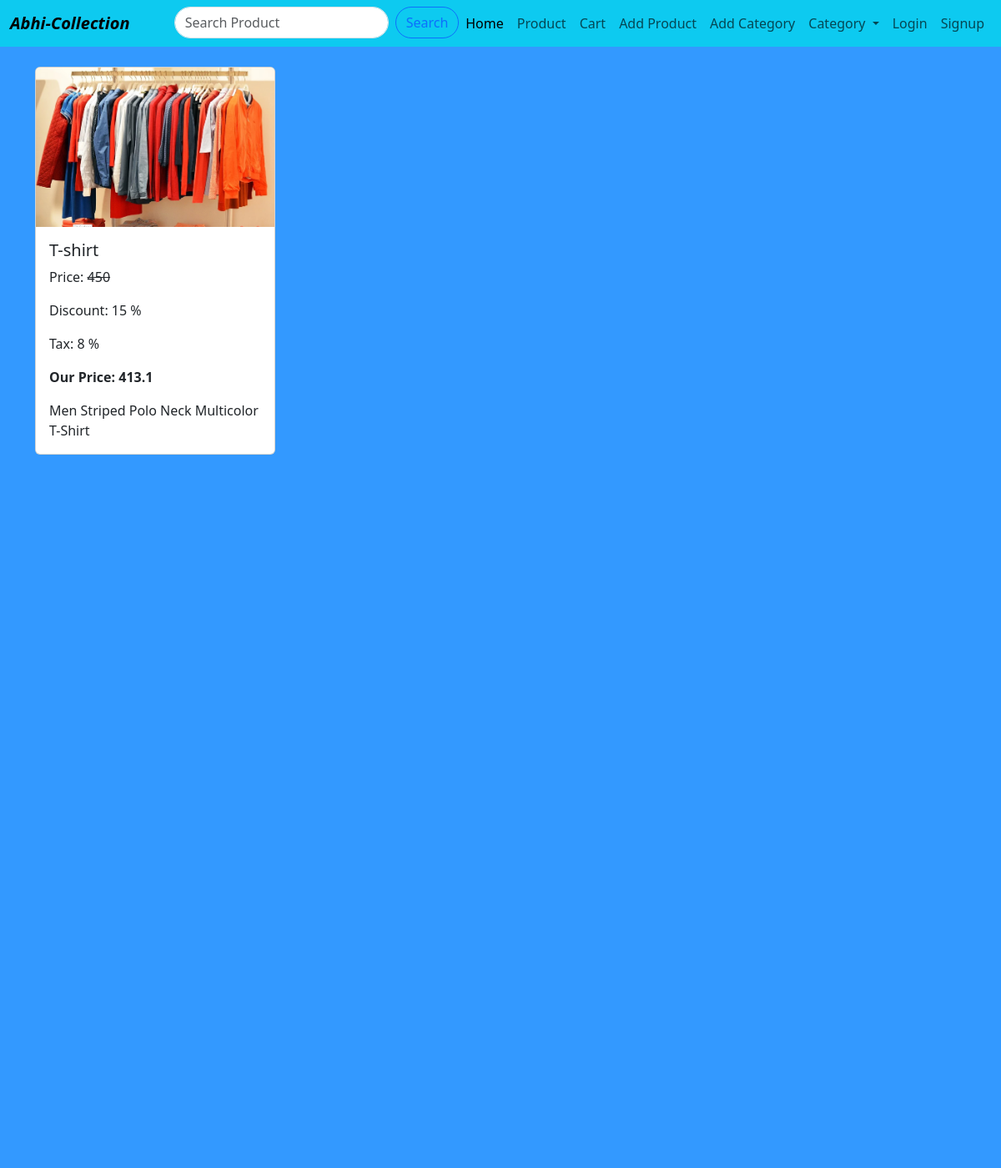
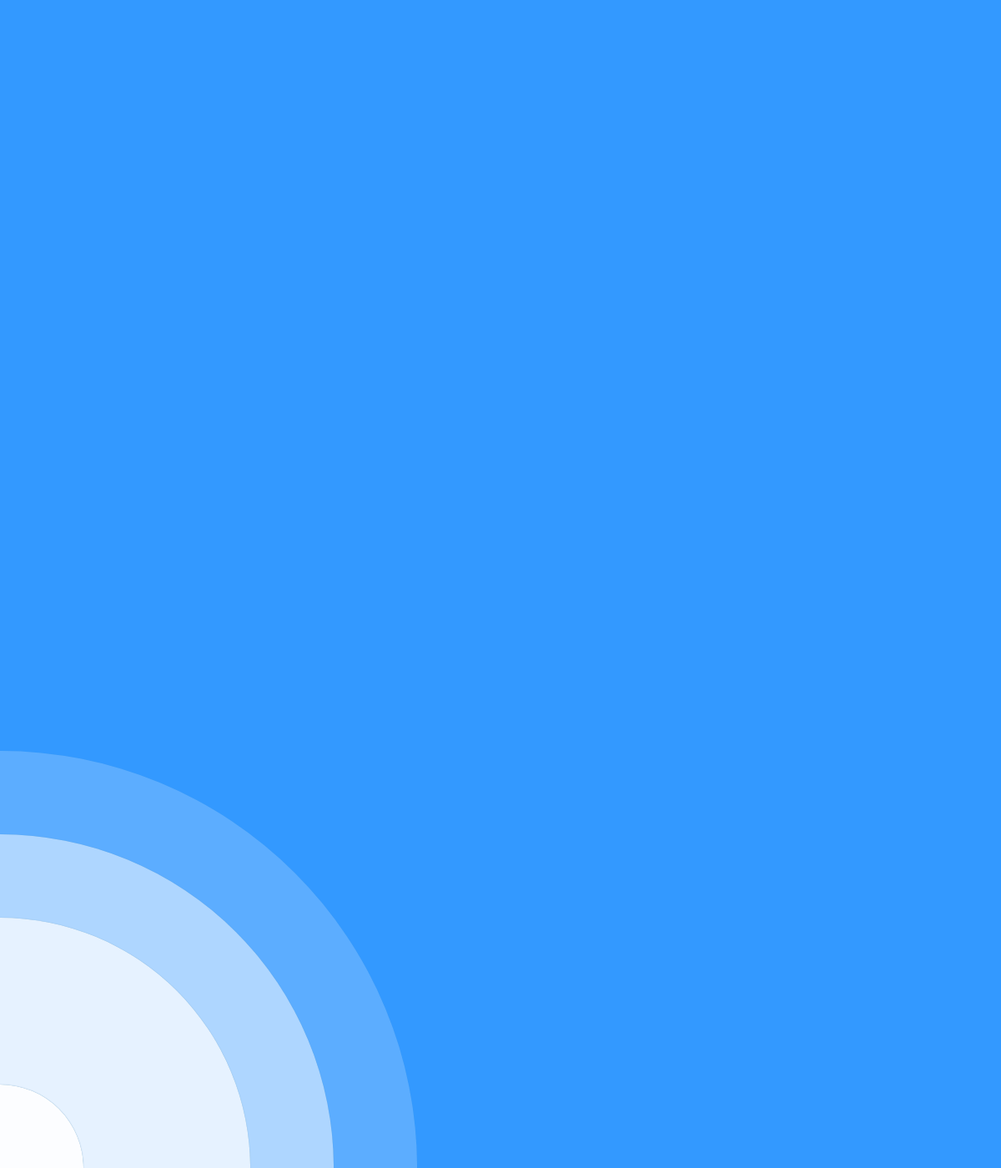
/display.php?id=8, run on the app's committed database (2 pictures, top to bottom).
### tables this page shows
CREATE TABLE `products` (
  `id` int NOT NULL,
  `product_name` varchar(255) NOT NULL,
  `product_title` varchar(255) DEFAULT NULL,
  `product_desc` text,
  `product_img` varchar(255) DEFAULT NULL,
  `price` int DEFAULT NULL,
  `discount` int DEFAULT NULL,
  `tax` int NOT NULL,
  `category_id` int DEFAULT NULL
);

### display.php (the view, shortened to what this page needs)
<!doctype html>
<html lang="en">
    <head>
        <link href="https://cdn.jsdelivr.net/npm/bootstrap@5.3.0-alpha3/dist/css/bootstrap.min.css" rel="stylesheet">
    </head>
    <body>
        <?php
            include('navbar.php');
            include('animation.php');
            $id = $_GET['id'];
            $conn = mysqli_connect("localhost", "root", "", "ecommerce");
            $qry = "SELECT * from products where id = $id";
            $res = mysqli_query($conn, $qry);
        ?>
        <div class="container mt-4">
            <div class="row">
                <?php
                    while($row = mysqli_fetch_array($res)){
                    $discounted_price = ( $row['discount'] / 100) *  $row['price'];
                    $total_price = $row['price'] - $discounted_price;
                    $gst = ( $row['tax'] / 100) *  $total_price;
                    $grand_total = $total_price + $gst;
                ?>
                <div class="col-md-3 col-sm-6 col-12">
                    <div class="card" style="width: 18rem;">
                       <a href="http://"><img src="product_images/<?php echo $row['product_img']; ?>" class="card-img-top" alt="..."></a>
                        <div class="card-body">
                            <h5 class="card-title"><?php echo $row['product_name']; ?></h5>
                            <p class="product-offer">Price: <s> <?php echo $row['price']; ?></s></p>
                            <p class="product-offer">Discount: <?php echo $row['discount']; ?> %</p>
                            <p class="product-offer">Tax: <?php echo $row['tax']; ?> %</p>
                            <p class="product-price"><b>Our Price: <?php echo  $grand_total ?></b></p>
                            <p class="card-text"><?php echo $row['product_title']; ?></p>
                        </div>
                    </div>
                </div>
                <?php
                    }
                ?>
            </div>
        </div>
    </body>
</html>

### animation.php (style rules this page uses)
body { background: #3399ff; }

### data on the page
products: product_img (picture), product_name "T-shirt", price "450", discount "15", tax "8", grand_total "413.1", product_title "Men Striped Polo Neck Multicolor T-Shirt"

### other printed values
$lable "Login"
